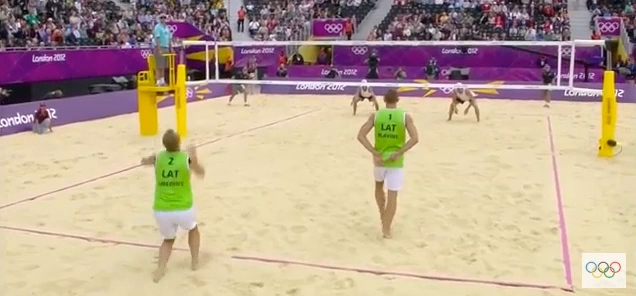
#> input picture frame 65 of media/beachVolleyball2.mov, 636 x 296 px; the run also reads 1 picture not shown here
$ python video2_lk.py   (Python 2 division)
#> lines starting #> are read from the running program, lines starting #| are printed output that depends on the picture; after the words box and inside, x2 and y2 are one past the last pixel; in counts of white or black regions, pixels touching at a corner belong together
import cv2
import cv2.cv as cv
import numpy as np
import time

cap = cv2.VideoCapture('media/beachVolleyball2.mov')

# Parameters for lucas kanade optical flow
lk_params = dict( winSize  = (15,15),
                  maxLevel = 2,
                  criteria = (cv2.TERM_CRITERIA_EPS | cv2.TERM_CRITERIA_COUNT, 10, 0.1))

# Create some random colors
color = np.random.randint(0,255,(100,3))

# Take first frame and find corners in it
ret, old_frame = cap.read()
#> old_frame is the input picture: shape (296, 636, 3); mean B, G, R 147, 166.6, 187
rows,cols,channels = old_frame.shape
old_frame = old_frame[0:rows, 0:cols-5]
#> old_frame: shape (296, 631, 3)
old_gray = cv2.cvtColor(old_frame, cv2.COLOR_BGR2GRAY)

# Create a blank image for panoramic (height, width)
#blank_image = np.zeros((400,1200,3), np.uint8)

CAP_PROP_FRAME_COUNT = 7
frame_count = int(cap.get(CAP_PROP_FRAME_COUNT))
print frame_count
# Brute force the court points (width, height) for video 3
#p0 = np.array([[160.0,195.0], [160.0,205.0], [160.0,225.0], [160.0,235.0]], np.float32)

# Brute force the court points (width, height) for video 3
#p0 = np.array([[160.0,200.0],[235.0,272.0],[310.0,260.0],[250.0,245.0],[300.0,165.0]], np.float32)
#p_dst = np.array([[460.0,200.0],[535.0,272.0],[610.0,260.0],[550.0,245.0],[600.0,165.0]], np.float32)

#points for video 1
#p0 = np.array([[120.0,180.0],[345.0,202.0],[295.0,81.0],[250.0,220.0],[45.0,145.0]], np.float32)
#p_dst = np.array([[120.0,180.0],[345.0,202.0],[295.0,81.0],[250.0,220.0],[45.0,145.0]], np.float32)

#points for video 2
p0 = np.array([[139.0,91.0],[316.0,70.0],[375.0,199.0],[555.0,150.0],[566.0,110.0]], np.float32)
p_dst = np.array([[139.0,91.0],[316.0,70.0],[375.0,199.0],[555.0,150.0],[566.0,110.0]], np.float32)

#points for video 2 2ndpart
p0n = np.array([[99.0,177.0],[569.0,147.0],[505.0,127.0],[575.0,196.0],[123.0,223.0]], np.float32)
p_dstn = np.array([[210.0,109.0],[576.0,91.0],[526.0,76.0],[580.0,128.0],[240.0,148.0]], np.float32)

#points for video 2 3rdpart
p0n2 = np.array([[216.0,90.0],[210.0,187.0],[599.0,101.0],[603.0,139.0],[498.0,174.0]], np.float32)
p_dstn2 = np.array([[195.0,81.0],[184.0,180.0],[575.0,90.0],[580.0,128.0],[477.0,166.0]], np.float32)

# [23 lines of commented-out code are left out]

counter = 1

h, status = cv2.findHomography(p0, p_dst)
im_out = cv2.warpPerspective(old_frame, h, (1000,300))
cv2.imshow('frame',im_out)

# Create a mask image for drawing purposes
mask_draw = np.zeros_like(old_frame)

arr = []
old_abu = cv2.cvtColor(im_out, cv2.COLOR_BGR2GRAY)
#arr.append(old_abu)
arr.append(im_out.copy())
fr = 0

#_,img = cap.read()
avgImg = np.float32(im_out)

while(fr < 150):
    ret,frame = cap.read()
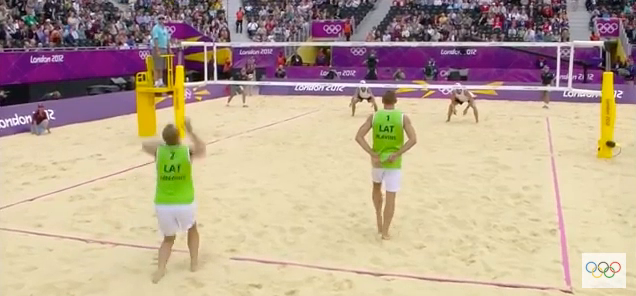
#> input picture frame 66 of media/beachVolleyball2.mov, 636 x 296 px
#> frame is the input picture: shape (296, 636, 3); mean B, G, R 146.3, 165.8, 186.2
    rows,cols,channels = frame.shape
    frame = frame[0:rows, 0:cols-5]
#> frame: shape (296, 631, 3)
    if (counter%1==0):

        frame_gray = cv2.cvtColor(frame, cv2.COLOR_BGR2GRAY)
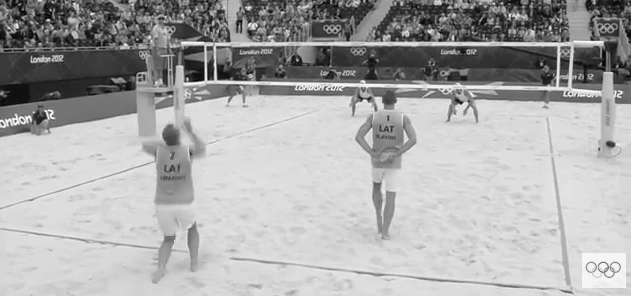
#> frame_gray: shape (296, 631); min 1, max 254, mean 169.8

        # calculate optical flow
        p1, st, err = cv2.calcOpticalFlowPyrLK(old_gray, frame_gray, p0, None, **lk_params)
#> p1 = [[137.3, 92.02], [314.7, 71.02], [372.2, 201], [553.9, 151.1], [565.1, 111.1]]; st = [1, 1, 1, 1, 1]; err = [1.32, 2.25, 2.77, 1.35, 1.06]

        h, status = cv2.findHomography(p1, p_dst)
#> h = [[1.01, 0.0353, -1.61], [0.000761, 1.01, -1.63], [4.47e-06, 6.23e-05, 1]]; status = [1, 1, 1, 1, 1]
        im_out_new = cv2.warpPerspective(frame, h, (1000,300))

        rows,cols,channels = im_out_new.shape
        roi = im_out[0:rows, 0:cols ]

        # Now create a mask of logo and create its inverse mask also
        img2gray = cv2.cvtColor(im_out_new,cv2.COLOR_BGR2GRAY)
        ret, mask = cv2.threshold(img2gray, 10, 255, cv2.THRESH_BINARY)
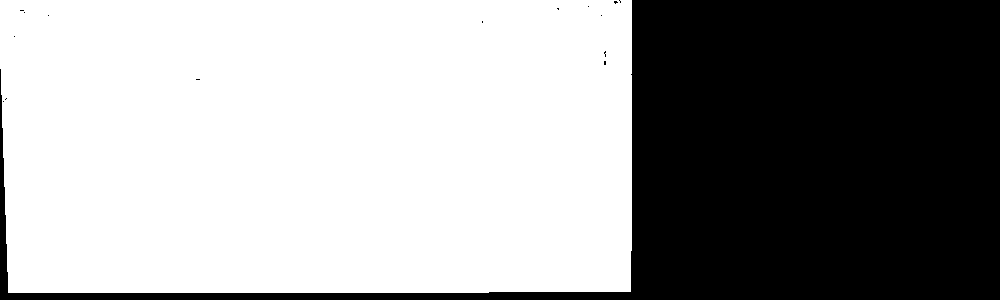
#> mask: shape (300, 1000); 61.3% white; 16 black regions (15 under 20 px), largest, box (x1, y1, x2, y2) and area: (0, 0, 1000, 300) 115985
        mask_inv = cv2.bitwise_not(mask)

        # Now black-out the area of logo in ROI
        img1_bg = cv2.bitwise_and(roi,roi,mask = mask_inv)
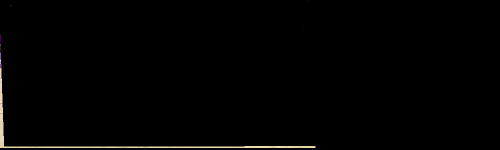
#> img1_bg: shape (300, 1000, 3) (shown at 1/2 size); mean B, G, R 1.7, 2.1, 2.3

        # Take only region of logo from logo image.
        img2_fg = cv2.bitwise_and(im_out_new,im_out_new,mask = mask)

        # Put logo in ROI and modify the main image
        dst = cv2.add(img1_bg,img2_fg)
        im_out[0:rows, 0:cols] = dst
        im_gray = cv2.cvtColor(im_out, cv2.COLOR_BGR2GRAY)
        arr.append(im_out.copy())
        cv2.imshow('frame',im_out)

        # getting the background
        alpha = 1/float(fr+1)
        cv2.accumulateWeighted(im_out,avgImg,alpha)
        im_out = cv2.convertScaleAbs(avgImg)
        normImg = im_out.copy()

        cv2.imshow('background',normImg)

        # draw the tracks
        for i,(new,old) in enumerate(zip(p1,p0)):
            a,b = new.ravel()
            c,d = old.ravel()
            cv2.line(mask_draw, (a,b),(c,d), color[i].tolist(), 2)
            cv2.circle(frame,(a, b),3,color[i].tolist(),-1)
#> this loop made 5 passes
#> (a, b, c, d) on passes 1 to 5: (137.3, 92.02, 139, 91), (314.7, 71.02, 316, 70), (372.2, 201, 375, 199), (553.9, 151.1, 555, 150), (565.1, 111.1, 566, 110)
        img = cv2.add(frame,mask_draw)

        cv2.imshow('tracking',img)
        k = cv2.waitKey(1) & 0xff
#> (key Esc is pressed here)
        if k == 27:
            break

        # Now update the previous frame and previous points
        old_gray = frame_gray.copy()
        old_frame = frame.copy()
        p0 = p1.copy()
        cv2.waitKey(1)
    counter= counter + 1
    fr = fr + 1
#cv2.waitKey(0)
while(fr < 365):
    ret,frame = cap.read()
    rows,cols,channels = frame.shape
    frame = frame[0:rows, 0:cols-5]
#> frame: shape (296, 631, 3)
    if (counter%1==0):

        frame_gray = cv2.cvtColor(frame, cv2.COLOR_BGR2GRAY)

        # calculate optical flow
        p1, st, err = cv2.calcOpticalFlowPyrLK(old_gray, frame_gray, p0n, None, **lk_params)
#> p1 = [[98.13, 178], [567.9, 148], [503.5, 128], [573.8, 197.2], [121.5, 224.3]]; st = [1, 1, 1, 0, 1]; err = [1.47, 0.531, 0.47, 4.2e-43, 1.2]

        h, status = cv2.findHomography(p1, p_dstn)
#> h = [[1.02, 0.4, 67.25], [0.0371, 1, -56.92], [0.000235, 0.000631, 1]]
        im_out_new = cv2.warpPerspective(frame, h, (632,300))
#> im_out_new: shape (300, 632, 3)

        rows,cols,channels = im_out_new.shape
        roi = im_out[0:rows, 0:cols ]

        # Now create a mask of logo and create its inverse mask also
        img2gray = cv2.cvtColor(im_out_new,cv2.COLOR_BGR2GRAY)
#> img2gray: shape (300, 632)
        ret, mask = cv2.threshold(img2gray, 10, 255, cv2.THRESH_BINARY)
#> mask: shape (300, 632); 52.6% white; 4 black regions (3 under 20 px), largest, box (x1, y1, x2, y2) and area: (0, 0, 632, 300) 89833
        mask_inv = cv2.bitwise_not(mask)

        # Now black-out the area of logo in ROI
        img1_bg = cv2.bitwise_and(roi,roi,mask = mask_inv)
#> img1_bg: shape (300, 632, 3)

        # Take only region of logo from logo image.
        img2_fg = cv2.bitwise_and(im_out_new,im_out_new,mask = mask)
#> img2_fg: shape (300, 632, 3)

        # Put logo in ROI and modify the main image
        dst = cv2.add(img1_bg,img2_fg)
#> dst: shape (300, 632, 3)
        im_out[0:rows, 0:cols] = dst
        im_gray = cv2.cvtColor(im_out, cv2.COLOR_BGR2GRAY)
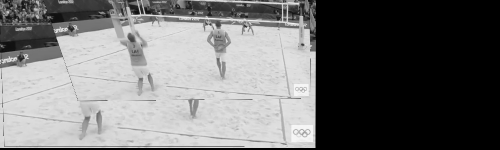
#> im_gray: shape (300, 1000) (shown at 1/2 size); min 0, max 251, mean 113.8
        arr.append(im_out.copy())
        cv2.imshow('frame',im_out)

        # getting the background
        alpha = 1/float(fr+1)
        cv2.accumulateWeighted(im_out,avgImg,alpha)
        im_out = cv2.convertScaleAbs(avgImg)
        normImg = im_out.copy()

        cv2.imshow('background',normImg)

        # draw the tracks
        for i,(new,old) in enumerate(zip(p1,p0)):
            a,b = new.ravel()
            c,d = old.ravel()
            cv2.line(mask_draw, (a,b),(c,d), color[i].tolist(), 2)
            cv2.circle(frame,(a, b),3,color[i].tolist(),-1)
#> this loop made 5 passes
#> (a, b, c, d) on passes 1 to 5: (98.13, 178, 139, 91), (567.9, 148, 316, 70), (503.5, 128, 375, 199), (573.8, 197.2, 555, 150), (121.5, 224.3, 566, 110)
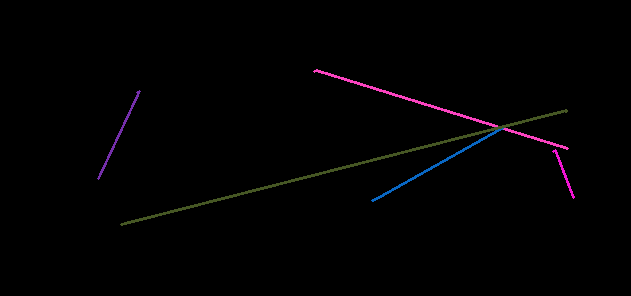
#> mask_draw: shape (296, 631, 3); mean B, G, R 1.8, 1.2, 1.8
        img = cv2.add(frame,mask_draw)

        cv2.imshow('tracking',img)
        k = cv2.waitKey(1) & 0xff
#> (key Esc is pressed here)
        if k == 27:
            break

        # Now update the previous frame and previous points
        old_gray = frame_gray.copy()
        old_frame = frame.copy()
        p0n = p1.copy()
        cv2.waitKey(1)
    counter= counter + 1
    fr = fr + 1
#cv2.waitKey(0)
while(fr < 570):
    ret,frame = cap.read()
    rows,cols,channels = frame.shape
    frame = frame[0:rows, 0:cols-5]
    if (counter%1==0):

        frame_gray = cv2.cvtColor(frame, cv2.COLOR_BGR2GRAY)

        # calculate optical flow
        p1, st, err = cv2.calcOpticalFlowPyrLK(old_gray, frame_gray, p0n2, None, **lk_params)
#> p1 = [[214.5, 91.14], [211.6, 169.3], [597.9, 102.1], [602, 140.1], [496.9, 175]]; st = [1, 1, 1, 1, 1]; err = [1.93, 3.25, 2.17, 1.31, 1.03]

        h, status = cv2.findHomography(p1, p_dstn2)
#> h = [[1.37, -0.107, -68.8], [0.0179, 1.34, -34.83], [0.000462, 3.14e-05, 1]]; status = [1, 1, 1, 0, 0]
        im_out_new = cv2.warpPerspective(frame, h, (632,300))

        rows,cols,channels = im_out_new.shape
        roi = im_out[0:rows, 0:cols ]

        # Now create a mask of logo and create its inverse mask also
        img2gray = cv2.cvtColor(im_out_new,cv2.COLOR_BGR2GRAY)
        ret, mask = cv2.threshold(img2gray, 10, 255, cv2.THRESH_BINARY)
#> mask: shape (300, 632); 94.4% white; 5 black regions (4 under 20 px), largest, box (x1, y1, x2, y2) and area: (470, 0, 632, 300) 10529
        mask_inv = cv2.bitwise_not(mask)

        # Now black-out the area of logo in ROI
        img1_bg = cv2.bitwise_and(roi,roi,mask = mask_inv)

        # Take only region of logo from logo image.
        img2_fg = cv2.bitwise_and(im_out_new,im_out_new,mask = mask)

        # Put logo in ROI and modify the main image
        dst = cv2.add(img1_bg,img2_fg)
        im_out[0:rows, 0:cols] = dst
        im_gray = cv2.cvtColor(im_out, cv2.COLOR_BGR2GRAY)
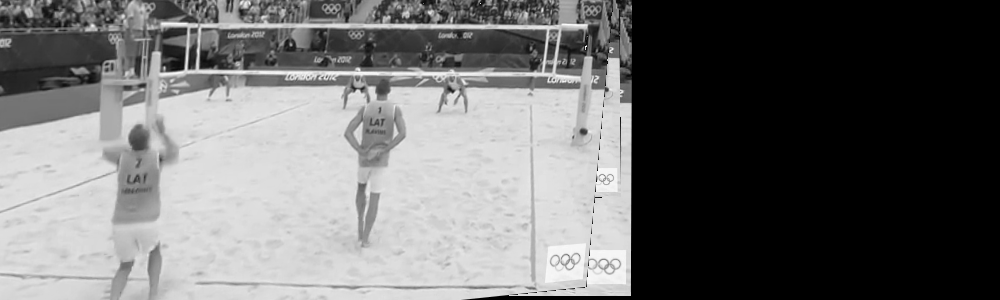
#> im_gray: shape (300, 1000); min 0, max 251, mean 109.9
        arr.append(im_out.copy())
        cv2.imshow('frame',im_out)

        # getting the background
        alpha = 1/float(fr+1)
        cv2.accumulateWeighted(im_out,avgImg,alpha)
        im_out = cv2.convertScaleAbs(avgImg)
        normImg = im_out.copy()

        cv2.imshow('background',normImg)

        # draw the tracks
        for i,(new,old) in enumerate(zip(p1,p0)):
            a,b = new.ravel()
            c,d = old.ravel()
            cv2.line(mask_draw, (a,b),(c,d), color[i].tolist(), 2)
            cv2.circle(frame,(a, b),3,color[i].tolist(),-1)
#> this loop made 5 passes
#> (a, b, c, d) on passes 1 to 5: (214.5, 91.14, 139, 91), (211.6, 169.3, 316, 70), (597.9, 102.1, 375, 199), (602, 140.1, 555, 150), (496.9, 175, 566, 110)
        img = cv2.add(frame,mask_draw)

        cv2.imshow('tracking',img)
        k = cv2.waitKey(1) & 0xff
#> (key Esc is pressed here)
        if k == 27:
            break

        # Now update the previous frame and previous points
        old_gray = frame_gray.copy()
        old_frame = frame.copy()
        p0n2 = p1.copy()
        cv2.waitKey(1)
    counter= counter + 1
    fr = fr + 1

# Background Substraction
#cv2.imwrite('bg_3.png',normImg)
bg_gray = cv2.cvtColor(normImg, cv2.COLOR_BGR2GRAY)
p_bg = np.array([[0, 191],[595, 264],[347, 82],[575, 89]], np.float32)

court_top = cv2.imread('court.png',1)
p_top = np.array([[40.0,115.0],[40.0,350.0],[515.0,115.0],[515.0,350.0]], np.float32)
h_top, status = cv2.findHomography(p_bg, p_top)
#> h_top = [[-1.4, 9.07, -2101.2], [-3.88, -18.34, 2440], [-0.000525, -0.0536, 1]]; status = [1, 1, 1, 1]
print "homography top", h_top
#| homography top [[-1.39645187e+00  9.06680766e+00 -2.10124610e+03]
#|  [-3.88409101e+00 -1.83362917e+01  2.43995993e+03]
#|  [-5.25497732e-04 -5.35976225e-02  1.00000000e+00]]

old_panorama = arr[0]
old_panorama_gray = cv2.cvtColor(old_panorama, cv2.COLOR_BGR2GRAY)
p_player_0 = np.array([[140.0,268.0],[422.0,186.0],[505.0,90.0],[382.0,85.0]], np.float32)
mask_draw = np.zeros_like(old_panorama)

#bg_gray = cv2.GaussianBlur(bg_gray, (21, 21), 0)
for fra_ori in arr:
    fra_gray = cv2.cvtColor(fra_ori, cv2.COLOR_BGR2GRAY)

    # calculate optical flow
    p_player_1, st, err = cv2.calcOpticalFlowPyrLK(old_panorama_gray, fra_gray, p_player_0, None, **lk_params)

    court_top_copy = court_top.copy()
    for i,(new,old) in enumerate(zip(p_player_1,p_player_0)):
        xi,yi = new.ravel()
        a,b = new.ravel()
        c,d = old.ravel()
        cv2.line(mask_draw, (a,b),(c,d), color[i].tolist(), 2)
        cv2.circle(fra_ori,(a, b),3,color[i].tolist(),-1)

        h0 = h_top[0,0]
        h1 = h_top[0,1]
        h2 = h_top[0,2]
        h3 = h_top[1,0]
        h4 = h_top[1,1]
        h5 = h_top[1,2]
        h6 = h_top[2,0]
        h7 = h_top[2,1]
        h8 = h_top[2,2]

        tx = (h0*xi + h1*yi + h2)
        ty = (h3*xi + h4*yi + h5)
        tz = (h6*xi + h7*yi + h8)

        px = int(tx/tz)
        py = int(ty/tz)
        #Print the player on top down view
        cv2.circle(court_top_copy,(px, py),3,(0,0,255),-1)
    img = cv2.add(fra_ori,mask_draw)
    #fra = cv2.GaussianBlur(fra, (21, 21), 0)

    #cv2.imshow('frame_delta',frame_delta)
    #cv2.imshow('frame_thresh',thresh)
    cv2.imshow('frame_detect',fra_ori)
    cv2.imshow('court_top', court_top_copy)

    k = cv2.waitKey(1) & 0xff
    if k == 27:
        break

    old_panorama_gray = fra_gray.copy()
    old_panorama = fra_ori.copy()
    p_player_0 = p_player_1.copy()
#> this loop made 1 pass; (key Esc is pressed on pass 1)
#> (p_player_1, st, err) on pass 1: ([[140, 268], [422, 186], [505, 90], [382, 85]], [1, 1, 1, 1], [0, 0, 0, 0])

cv2.destroyAllWindows()
cap.release()

$ run again, starting later in the video
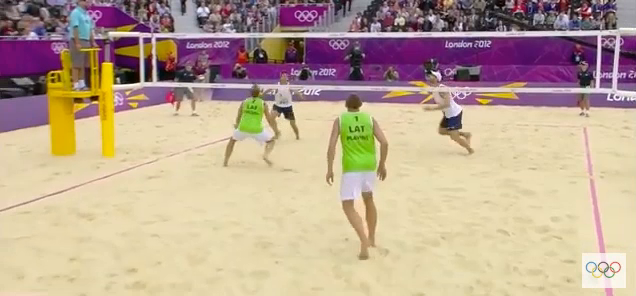
#> input picture frame 293 of media/beachVolleyball2.mov, 636 x 296 px
#> old_frame is the input picture: shape (296, 636, 3); mean B, G, R 146.9, 166.6, 188.6
#> old_frame: shape (296, 631, 3)
#> `p1, st, err = cv2.calcOpticalFlowPyrLK(old_gray, frame_gray, p0, None,..`: p1 = [[139, 91], [316, 70], [375, 199], [555, 150], [566, 110]]; st = [1, 1, 1, 1, 1]; err = [0, 0, 0, 0, 0]
#> `h, status = cv2.findHomography(p1, p_dst)`: h = [[1, 5.14e-15, -3.74e-13], [-7.87e-17, 1, -1.74e-13], [2.5e-19, 1.41e-17, 1]]; status = [1, 1, 1, 1, 1]
#> `ret, mask = cv2.threshold(img2gray, 10, 255, cv2.THRESH_BINARY)`:
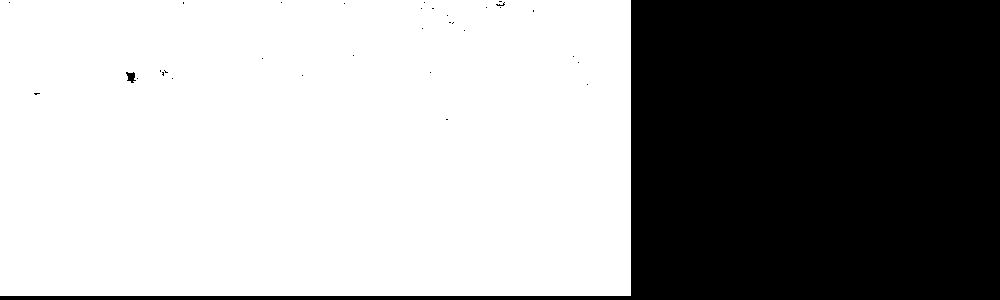
#> mask: shape (300, 1000); 62.2% white; 33 black regions (31 under 20 px), largest, box (x1, y1, x2, y2) and area: (0, 0, 1000, 300) 113224, (126, 72, 136, 83) 68
#> the loop `for i,(new,old) in enumerate(zip(p1,p0)):` made 5 passes
#> (a, b, c, d) on passes 1 to 5: (139, 91, 139, 91), (316, 70, 316, 70), (375, 199, 375, 199), (555, 150, 555, 150), (566, 110, 566, 110)
#> `p1, st, err = cv2.calcOpticalFlowPyrLK(old_gray, frame_gray, p0n, None..`: p1 = [[99, 177], [569, 147], [505, 127], [575, 196], [123, 223]]; st = [1, 1, 1, 0, 1]
#> `h, status = cv2.findHomography(p1, p_dstn)`: h = [[1, 0.382, 69.82], [0.0354, 0.991, -54.82], [0.00022, 0.000599, 1]]
#> the loop `for i,(new,old) in enumerate(zip(p1,p0)):` made 5 passes
#> (a, b, c, d) on passes 1 to 5: (99, 177, 139, 91), (569, 147, 316, 70), (505, 127, 375, 199), (575, 196, 555, 150), (123, 223, 566, 110)
#> `p1, st, err = cv2.calcOpticalFlowPyrLK(old_gray, frame_gray, p0n2, Non..`: p1 = [[220.7, 89.24], [215.1, 184.7], [598, 99.99], [602.5, 137.7], [498.5, 172.1]]; st = [1, 1, 1, 1, 1]; err = [4.72, 0.281, 1.3, 0.399, 0.488]
#> `h, status = cv2.findHomography(p1, p_dstn2)`: h = [[0.95, -0.129, -9.92], [-0.00733, 0.933, -3.67], [-2.27e-05, -0.000364, 1]]
#> `im_gray = cv2.cvtColor(im_out, cv2.COLOR_BGR2GRAY)`:
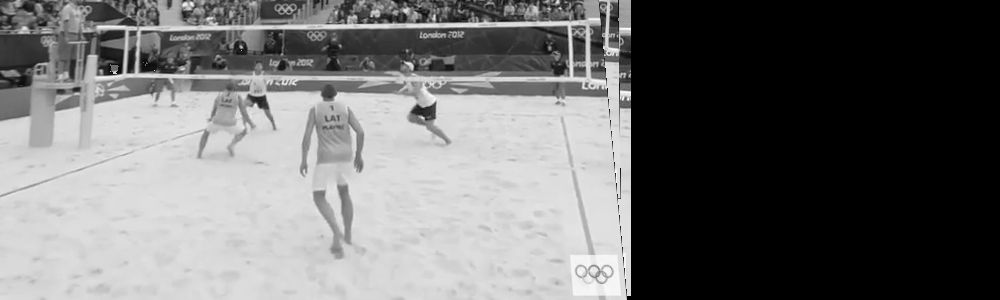
#> im_gray: shape (300, 1000); min 0, max 253, mean 111.3
#> the loop `for i,(new,old) in enumerate(zip(p1,p0)):` made 5 passes
#> (a, b, c, d) on passes 1 to 5: (220.7, 89.24, 139, 91), (215.1, 184.7, 316, 70), (598, 99.99, 375, 199), (602.5, 137.7, 555, 150), (498.5, 172.1, 566, 110)
#> `h_top, status = cv2.findHomography(p_bg, p_top)`: h_top = [[-1.4, 9.07, -2101.2], [-3.88, -18.34, 2440], [-0.000525, -0.0536, 1]]; status = [1, 1, 1, 1]
#| homography top [[-1.39645187e+00  9.06680766e+00 -2.10124610e+03]
#|  [-3.88409101e+00 -1.83362917e+01  2.43995993e+03]
#|  [-5.25497732e-04 -5.35976225e-02  1.00000000e+00]]
#> the loop `for fra_ori in arr:` made 1 pass; (key Esc is pressed on pass 1)
#> (p_player_1, st, err) on pass 1: ([[140, 268], [422, 186], [505, 90], [382, 85]], [1, 1, 1, 1], [0, 0, 0, 0])

$ run again, starting later in the video
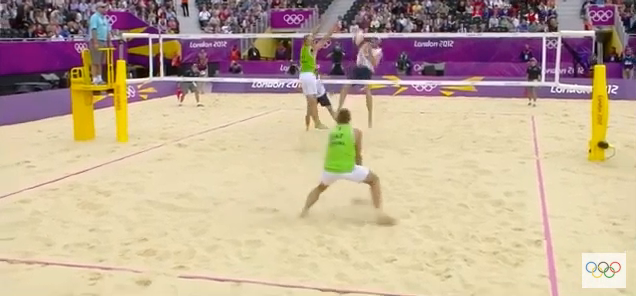
#> input picture frame 521 of media/beachVolleyball2.mov, 636 x 296 px
#> old_frame is the input picture: shape (296, 636, 3); mean B, G, R 150.1, 171.5, 192.8
#> old_frame: shape (296, 631, 3)
#> `p1, st, err = cv2.calcOpticalFlowPyrLK(old_gray, frame_gray, p0, None,..`: p1 = [[139, 91.01], [316, 69.99], [375, 199], [555, 150], [566, 110]]; st = [1, 1, 1, 1, 1]; err = [1.63, 4.34, 1.28, 0.137, 0.296]
#> `h, status = cv2.findHomography(p1, p_dst)`: h = [[1, -7.78e-06, 0.0205], [-1.93e-05, 1, -0.0367], [-3.02e-07, 1.06e-06, 1]]; status = [1, 1, 1, 1, 1]
#> `ret, mask = cv2.threshold(img2gray, 10, 255, cv2.THRESH_BINARY)`:
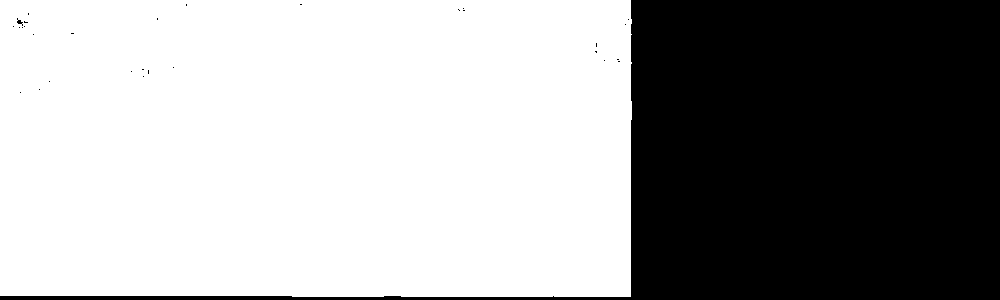
#> mask: shape (300, 1000); 62.4% white; 31 black regions (29 under 20 px), largest, box (x1, y1, x2, y2) and area: (0, 0, 1000, 300) 112876, (17, 18, 23, 26) 21
#> the loop `for i,(new,old) in enumerate(zip(p1,p0)):` made 5 passes
#> (a, b, c, d) on passes 1 to 5: (139, 91.01, 139, 91), (316, 69.99, 316, 70), (375, 199, 375, 199), (555, 150, 555, 150), (566, 110, 566, 110)
#> `p1, st, err = cv2.calcOpticalFlowPyrLK(old_gray, frame_gray, p0n, None..`: p1 = [[99.19, 176.7], [569, 146.6], [504.8, 126.9], [575, 196], [123.6, 222.4]]; err = [0.545, 0.581, 0.555, 0.0108, 0.538]
#> `h, status = cv2.findHomography(p1, p_dstn)`: h = [[1.01, 0.364, 71.59], [0.0361, 0.987, -54.35], [0.00023, 0.000566, 1]]
#> the loop `for i,(new,old) in enumerate(zip(p1,p0)):` made 5 passes
#> (a, b, c, d) on passes 1 to 5: (99.19, 176.7, 139, 91), (569, 146.6, 316, 70), (504.8, 126.9, 375, 199), (575, 196, 555, 150), (123.6, 222.4, 566, 110)
#> `p1, st, err = cv2.calcOpticalFlowPyrLK(old_gray, frame_gray, p0n2, Non..`: p1 = [[217.5, 89.55], [211.5, 186.1], [598, 100.6], [602, 138.3], [498, 173.2]]; err = [3.35, 0.757, 2.92, 2.45, 1.15]
#> `h, status = cv2.findHomography(p1, p_dstn2)`: h = [[0.933, -0.121, -4.26], [-0.00897, 0.924, -2.92], [-3.73e-05, -0.000345, 1]]
#> `dst = cv2.add(img1_bg,img2_fg)`:
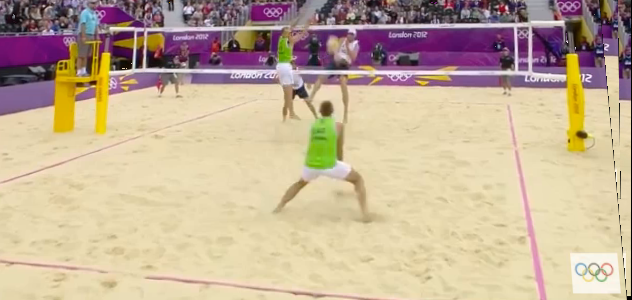
#> dst: shape (300, 632, 3); mean B, G, R 151.9, 175.9, 196.4
#> the loop `for i,(new,old) in enumerate(zip(p1,p0)):` made 5 passes
#> (a, b, c, d) on passes 1 to 5: (217.5, 89.55, 139, 91), (211.5, 186.1, 316, 70), (598, 100.6, 375, 199), (602, 138.3, 555, 150), (498, 173.2, 566, 110)
#> `h_top, status = cv2.findHomography(p_bg, p_top)`: h_top = [[-1.4, 9.07, -2101.2], [-3.88, -18.34, 2440], [-0.000525, -0.0536, 1]]; status = [1, 1, 1, 1]
#| homography top [[-1.39645187e+00  9.06680766e+00 -2.10124610e+03]
#|  [-3.88409101e+00 -1.83362917e+01  2.43995993e+03]
#|  [-5.25497732e-04 -5.35976225e-02  1.00000000e+00]]
#> the loop `for fra_ori in arr:` made 1 pass; (key Esc is pressed on pass 1)
#> (p_player_1, st, err) on pass 1: ([[140, 268], [422, 186], [505, 90], [382, 85]], [1, 1, 1, 1], [0, 0, 0, 0])
